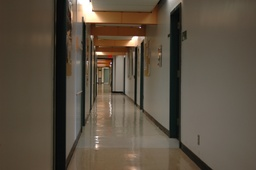
#> input picture assignment4/hallway1.jpg, 256 x 170 px, shrunk from 1504 x 1000 before the run
$ jupyter execute a4_implementation.ipynb   (shell and % lines are left out)   (older library calls are emulated)
#> lines starting #> are read from the running program, lines starting #| are printed output that depends on the picture; after the words box and inside, x2 and y2 are one past the last pixel; in counts of white or black regions, pixels touching at a corner belong together
# CSC420 Assignment 4 - implementation
## Zixuan Zeng 1008533419

# Imports

[cell 1]
# import
import os

import cv2
import numpy as np
import matplotlib.pyplot as plt
import matplotlib.patches as patches
from PIL import Image

# Question 4: Homography

## 4.1 case setup:

[cell 2]
# Change to 'B' or 'C' as needed
# rerun entire Question 4 after change
case = 'A'

if case == 'A':
    case_description = "Right wall: hallway1, hallway2"
    img1_path = 'hallway1.jpg'  # I1
    img2_path = 'hallway2.jpg'  # I2
    pts1 = np.array([[727.17975096, 337.84330464],
                    [1062.7991877, 11.95196751],
                    [837.10727662, 659.84340192],
                    [726.206941, 552.83430614]], dtype=float)
    pts2 = np.array([[590.98635634, 657.89778199],
                    [901.31273408, 330.06082494],
                    [718.42446131, 980.87068924],
                    [599.74164599, 877.75283331]], dtype=float)
elif case == 'B':
    case_description = "Right wall: hallway1, hallway3"
    img1_path = 'hallway1.jpg'
    img2_path = 'hallway3.jpg'
    pts1 = np.array([[729.12537088, 340.76173452],
                    [1059.88075782, 12.92477747],
                    [1095.8747264, 228.88858894],
                    [1161.05299382, 793.11836665],
                    [992.75687047, 767.82530765],
                    [838.08008658, 658.87059195],
                    [726.206941, 554.77992607]], dtype=float)
    pts2 = np.array([[753.44561992, 534.35091687],
                    [934.38827278, 204.5683399],
                    [964.54538158, 417.61372148],
                    [1021.94116932, 985.73473904],
                    [918.82331339, 959.46887008],
                    [824.46074712, 852.45977431],
                    [756.36404981, 746.4234885]], dtype=float)
elif case == 'C':
    case_description = "Floor: hallway1, hallway3"
    img1_path = 'hallway1.jpg'
    img2_path = 'hallway3.jpg'
    pts1 = np.array([[609.46974561, 487.65603872],
                    [655.1918138, 545.05182645],
                    [718.42446131, 546.99744637],
                    [788.46677854, 613.14852376],
                    [821.54231723, 642.33282261],
                    [995.67530036, 812.57456588],
                    [497.59660003, 741.55943869],
                    [536.50899849, 644.27844253]], dtype=float)
    pts2 = np.array([[666.86553334, 682.21803103],
                    [688.2673525, 740.58662873],
                    [750.52719004, 741.55943869],
                    [794.30363831, 806.73770611],
                    [814.7326475, 836.89481492],
                    [919.79612335, 999.35407851],
                    [446.03767207, 944.87672066],
                    [526.78089888, 844.67729462]], dtype=float)


def rgb2gray(rgb):
    return 0.2989*rgb[...,0] + 0.5870*rgb[...,1] + 0.1140*rgb[...,2]
# load images
I1_rgb = np.array(Image.open(img1_path)).astype(float) / 255.0
I2_rgb = np.array(Image.open(img2_path)).astype(float) / 255.0
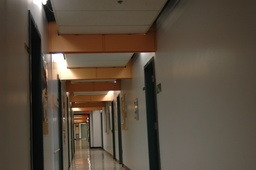
#> input picture assignment4/hallway2.jpg, 256 x 170 px, shrunk from 1504 x 1000 before the run
# grayscale
I1_gray = rgb2gray(I1_rgb)
I2_gray = rgb2gray(I2_rgb)
# shapes
h1, w1 = I1_gray.shape
#> h1 = 170; w1 = 256
h2, w2 = I2_gray.shape
#> h2 = 170; w2 = 256
N = pts1.shape[0]


# show selected points
fig, ax = plt.subplots(1,2, figsize=(12,4))

ax[0].imshow(I1_gray, cmap='gray')
ax[0].set_title(img1_path)
for i in range(N):
    x, y = pts1[i]
    rect = patches.Rectangle((x-6, y-6), 12, 12, linewidth=1,
                             edgecolor='red', facecolor='red')
    ax[0].add_patch(rect)

ax[1].imshow(I2_gray, cmap='gray')
ax[1].set_title(img2_path)
for i in range(N):
    x, y = pts2[i]
    rect = patches.Rectangle((x-6, y-6), 12, 12, linewidth=1,
                             edgecolor='red', facecolor='red')
    ax[1].add_patch(rect)

plt.suptitle(f"Case {case}: {case_description}\n")
plt.show()

## 4.2 fitting homography

[cell 3]
def compute_Homography(pts1, pts2):
    # Compute the 3x3 homography matrix H
    # DLT
    N = pts1.shape[0]
    A = []
    for i in range(N):
        x, y = pts1[i,0], pts1[i,1]
        xp, yp = pts2[i,0], pts2[i,1]
        A.append([x, y, 1, 0, 0, 0, -xp*x, -xp*y, -xp])
        A.append([0, 0, 0, x, y, 1, -yp*x, -yp*y, -yp])

    # concatenate
    A = np.array(A)
    # SVD
    U, S, Vt = np.linalg.svd(A)
    # homography is the last column of V
    h = Vt[-1, :]
    H = h.reshape(3, 3)
    # normalization ?divide by 0
    H = H / H[2,2]
    return H

H = compute_Homography(pts1, pts2)
print("Estimated Homography (H) =\n", H)

## 4.3 mapping via homography

[cell 4]
def apply_Homography(H, x, y):
    vec = np.array([x, y, 1.0])
    out = H @ vec
    if abs(out[2]) > 1e-8:
        out = out / out[2]
    return out[0], out[1]

mapped_pts = []
for i in range(N):
    mx, my = apply_Homography(H, pts1[i,0], pts1[i,1])
    mapped_pts.append([mx, my])
mapped_pts = np.array(mapped_pts)

# plot mapping: red=ground truth, green=mapped
plt.figure(figsize=(8,6))
plt.imshow(I2_gray, cmap='gray')
plt.title(f"Red = Original selected in {img2_path}, Green = Mapped from {img1_path} using H")

# ground truth points in red
for i in range(N):
    x, y = pts2[i]
    rect = patches.Rectangle((x-6, y-6), 12, 12, linewidth=1,
                             edgecolor='red', facecolor='red')
    plt.gca().add_patch(rect)
# mapped points in green
for i in range(N):
    x, y = mapped_pts[i]
    rect = patches.Rectangle((x-3, y-3), 6, 6, linewidth=1,
                             edgecolor='green', facecolor='green')
    plt.gca().add_patch(rect)

plt.show()
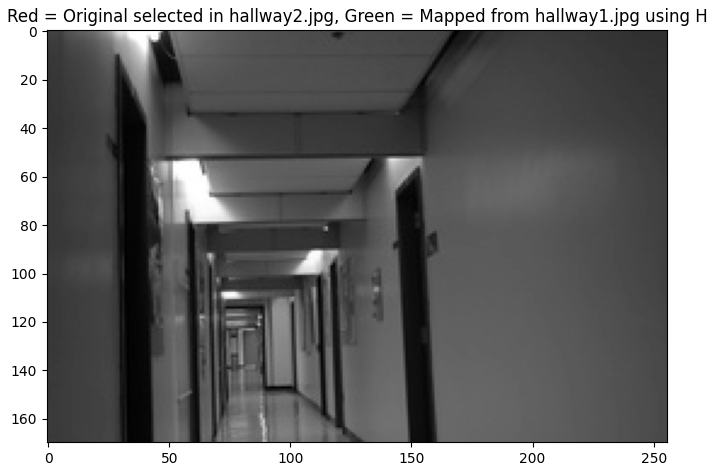
#> figure drawn by matplotlib, 1 panel

## 4.4 merging images

[cell 5]
# find bounding box for new image
# corners of I and I' to find bounding box.
corners_I1 = np.array([[0,0],[w1,0],[w1,h1],[0,h1]], dtype=float)
#> corners_I1 = [[0, 0], [256, 0], [256, 170], [0, 170]]
corners_I2 = np.array([[0,0],[w2,0],[w2,h2],[0,h2]], dtype=float)
#> corners_I2 = [[0, 0], [256, 0], [256, 170], [0, 170]]

# Function to map corners using H
def map_corners(corners, H):
    mapped = []
    for c in corners:
        mx, my = apply_Homography(H, c[0], c[1])
        mapped.append([mx, my])
    return np.array(mapped)

# map I2 to I1: inverse H
H_inv = np.linalg.inv(H)
mapped_corners_I2 = map_corners(corners_I2, H_inv)
all_x = np.concatenate([corners_I1[:,0], mapped_corners_I2[:,0]])
all_y = np.concatenate([corners_I1[:,1], mapped_corners_I2[:,1]])
min_x = np.min(all_x)
max_x = np.max(all_x)
min_y = np.min(all_y)
max_y = np.max(all_y)
# shift I1!!!
shift_x = -min_x
shift_y = -min_y

# new image init
new_width = int(np.ceil(max_x - min_x))
new_height = int(np.ceil(max_y - min_y))
print("image size: ", new_width, new_height)
#| image size:  422 511
new_image = np.zeros((new_height, new_width, 3), dtype=float)

# I1_gray into the RED channel
for y in range(h1):
    for x in range(w1):
        nx = int(x + shift_x)
        ny = int(y + shift_y)
        if 0 <= nx < new_width and 0 <= ny < new_height:
            new_image[ny, nx, 0] = I1_gray[y, x]  # red channel

# I2_gray into the GREEN, BLUE channel
for ny in range(new_height):
    for nx in range(new_width):
        # shift coordinates
        ix = nx - shift_x
        iy = ny - shift_y
        # apply H
        xprime, yprime = apply_Homography(H, ix, iy)
        # nearest int
        xprime_int = int(round(xprime))
        yprime_int = int(round(yprime))
        # check mapping is inside I'
        if (0 <= xprime_int < w2) and (0 <= yprime_int < h2):
            val = I2_gray[yprime_int, xprime_int]
            new_image[ny, nx, 1] = val  # green
            new_image[ny, nx, 2] = val  # blue
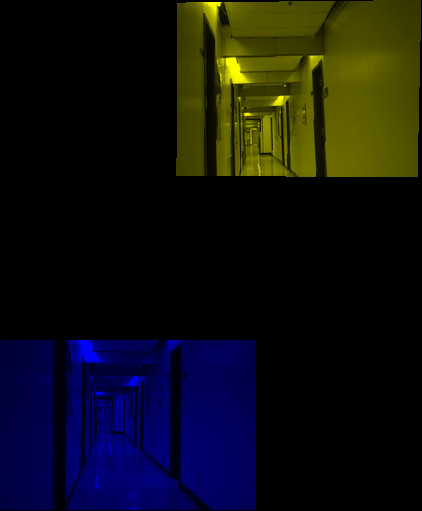
#> new_image: shape (511, 422, 3) float64; mean of channels 0, 1, 2 0.0655, 0.0613, 0.0613; drawn as B, G, R

plt.figure(figsize=(10,8))
plt.imshow(new_image, vmin=0, vmax=1)
plt.title(f"Case {case}: {case_description}\nNew image with R=I1_gray, G&B=I2_gray")
plt.show()

# Question 5: Mean Shift Tracking

## 5.1 Performance Evaluation

### helper functions:

[cell 6]
def bounding_box(faces):
    largest_area = 0
    largest_face = None
    for (x, y, w, h) in faces:
        area = w * h
        if area > largest_area:
            largest_area = area
            largest_face = (x, y, w, h)
    return largest_face

def compute_iou(boxA, boxB):
    xA = max(boxA[0], boxB[0])
    yA = max(boxA[1], boxB[1])
    xB = min(boxA[0]+boxA[2], boxB[0]+boxB[2])
    yB = min(boxA[1]+boxA[3], boxB[1]+boxB[3])
    interArea = max(0, xB - xA) * max(0, yB - yA)
    boxAArea = boxA[2] * boxA[3]
    boxBArea = boxB[2] * boxB[3]
    iou = interArea / float(boxAArea + boxBArea - interArea + 1e-5)
    return iou

### implementation:

[cell 7]
# Load video
cap = cv2.VideoCapture('KylianMbappe.mp4')
face_cascade = cv2.CascadeClassifier('haarcascade_frontalface_default.xml')

# first frame
ret, frame = cap.read()
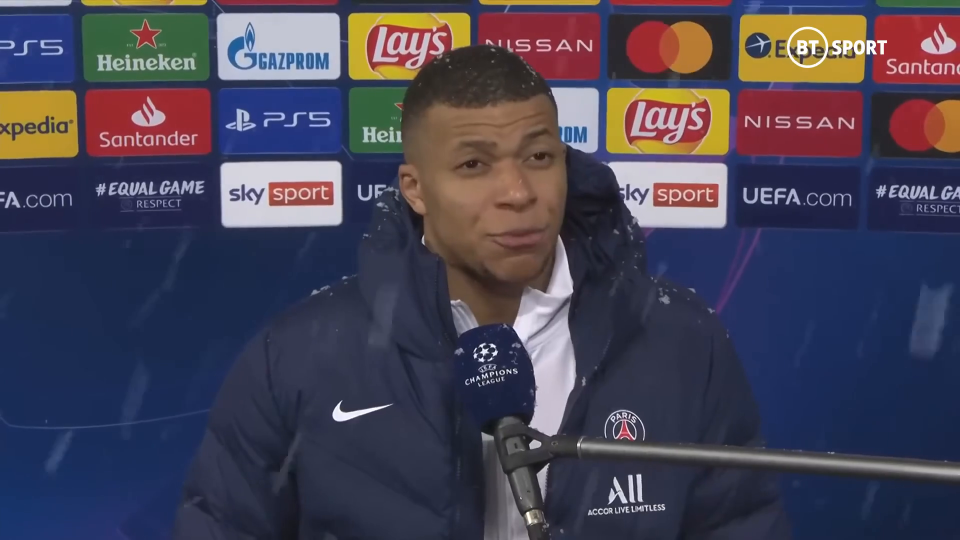
#> input picture frame 7 of assignment4/KylianMbappe.mp4, 1920 x 1080 px (shown at 1/2 size)
#> frame is the input picture: shape (1080, 1920, 3); mean B, G, R 84.7, 67.4, 71.3
gray = cv2.cvtColor(frame, cv2.COLOR_BGR2GRAY)
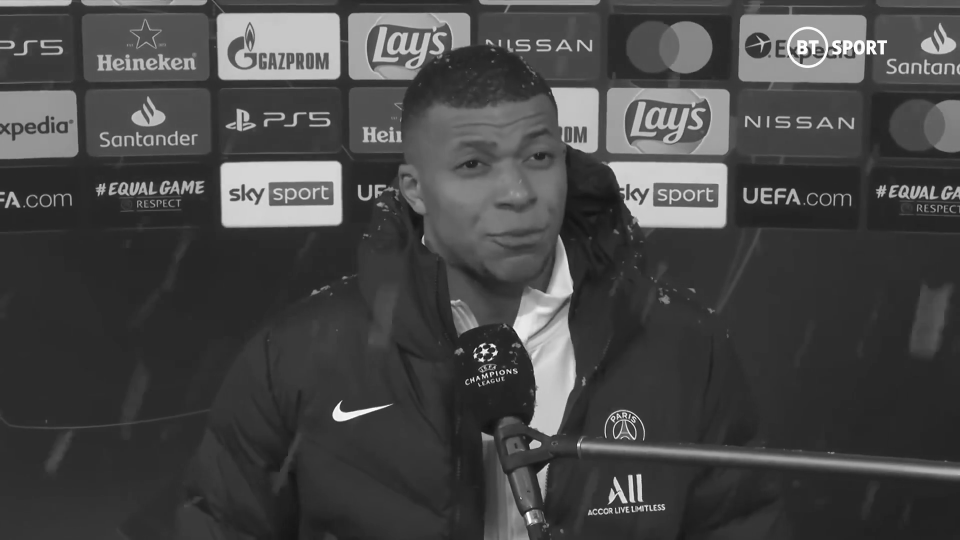
#> gray: shape (1080, 1920) (shown at 1/2 size); min 1, max 255, mean 70.5
# Detect face in the first frame using Viola-Jones
faces = face_cascade.detectMultiScale(gray)
x, y, w, h = bounding_box(faces)
#> the loop in bounding_box, `for (x, y, w, h) in faces:` made 3 passes
#> (x, y, w, h) on passes 1 to 3: (1547, 375, 34, 34), (1444, 191, 100, 100), (845, 193, 335, 335)

# init histogram for the detected face region
roi = frame[y:y+h, x:x+w]
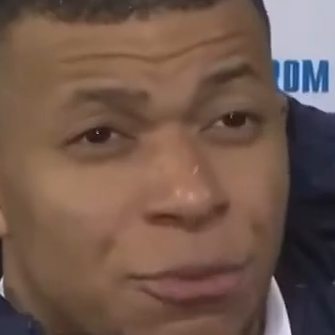
#> roi: shape (335, 335, 3); mean B, G, R 76.8, 88.6, 113.8
hsv_roi = cv2.cvtColor(roi, cv2.COLOR_BGR2HSV)
#> hsv_roi: shape (335, 335, 3); mean H, S, V 31, 95.8, 117.1
# mask
mask = cv2.inRange(hsv_roi, np.array((0., 120., 40.)), np.array((180.,255.,255.)))
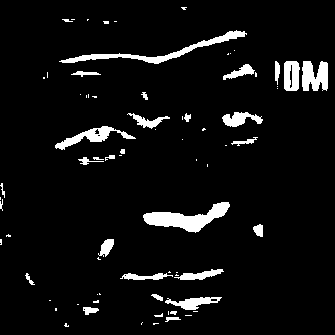
#> mask: shape (335, 335); 6% white; 75 white regions (44 under 20 px), largest, box (x1, y1, x2, y2) and area: (143, 202, 230, 233) 1156, (59, 30, 247, 64) 992, (302, 61, 328, 91) 612
roi_hist = cv2.calcHist([hsv_roi], [0], mask, [180], [0,180])
cv2.normalize(roi_hist, roi_hist, 0, 255, cv2.NORM_MINMAX)
track_window = (x, y, w, h)


# init
iou_list = []
frame_numbers = []
frame_id = 2
annotated_frames = []

while True:
    ret, frame = cap.read()
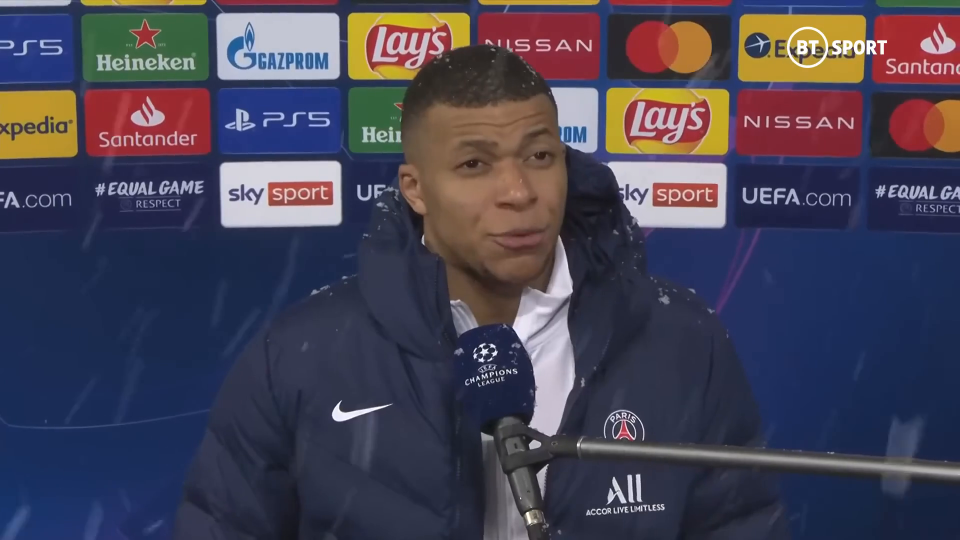
#> input picture frame 8 of assignment4/KylianMbappe.mp4, 1920 x 1080 px (shown at 1/2 size)
#> frame is the input picture: shape (1080, 1920, 3); mean B, G, R 84.6, 67.5, 71.3
    if not ret:
        break

    # Mean Shift Tracking
    hsv = cv2.cvtColor(frame, cv2.COLOR_BGR2HSV)
#> hsv: shape (1080, 1920, 3); mean H, S, V 104.9, 120.5, 101.3
    back_proj = cv2.calcBackProject([hsv], [0], roi_hist, [0,180], 1)
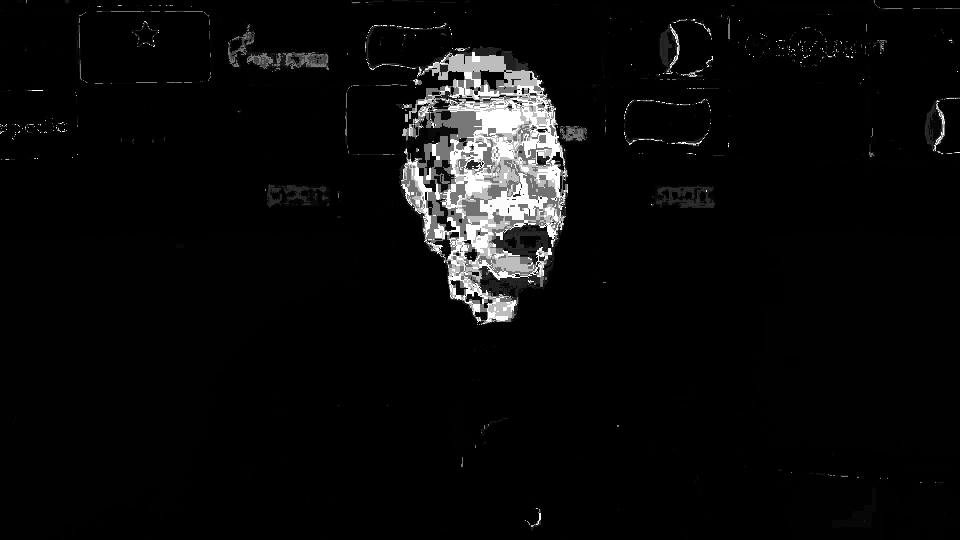
#> back_proj: shape (1080, 1920) (shown at 1/2 size); min 0, max 255, mean 10.9
    ret_val, track_window = cv2.meanShift(back_proj, track_window, (cv2.TERM_CRITERIA_EPS | cv2.TERM_CRITERIA_COUNT, 10, 1))
    tx, ty, tw, th = track_window

    # Viola-Jones Detection
    gray = cv2.cvtColor(frame, cv2.COLOR_BGR2GRAY)
    detected_faces = face_cascade.detectMultiScale(gray)
    if len(detected_faces) == 0:
        dx, dy, dw, dh = 0, 0, 0, 0
        # print(frame_id, len(annotated_frames) + 1)
    else:
        dx, dy, dw, dh = bounding_box(detected_faces)
#> the loop in bounding_box (call 2), `for (x, y, w, h) in faces:` made 2 passes
#> (x, y, w, h) on passes 1 to 2: (1440, 190, 105, 105), (845, 193, 336, 336)

    # IoU
    iou = compute_iou((tx,ty,tw,th), (dx,dy,dw,dh))
    iou_list.append(iou)
    frame_numbers.append(frame_id)

    # visualization
    annotated_frame = frame.copy()
    cv2.rectangle(annotated_frame, (tx,ty), (tx+tw, ty+th), (0,0,255), 2)  # tracked: red
    cv2.rectangle(annotated_frame, (dx,dy), (dx+dw, dy+dh), (0,255,0), 2)  # detected: green
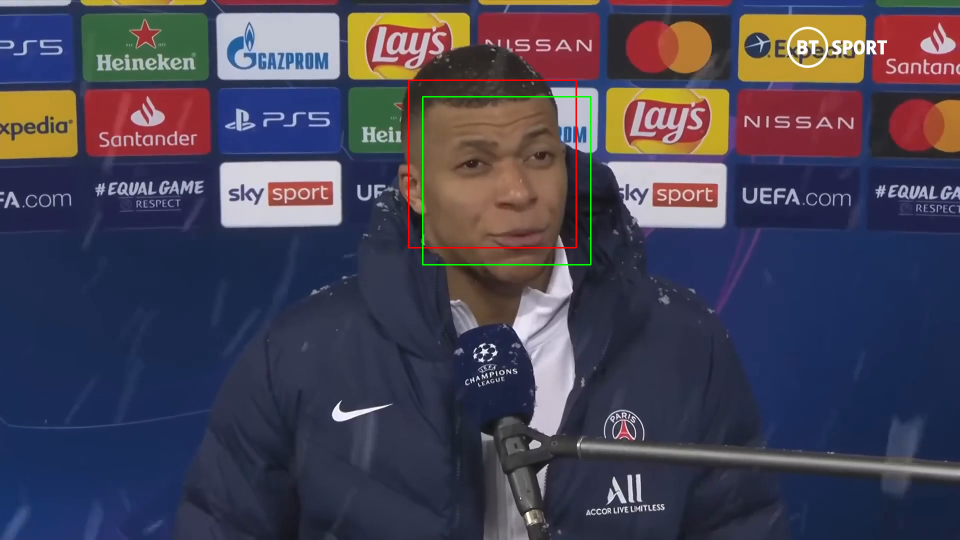
#> annotated_frame: shape (1080, 1920, 3) (shown at 1/2 size); mean B, G, R 84.3, 67.7, 71.4
    annotated_frames.append(annotated_frame)
    frame_id += 1

cap.release()
